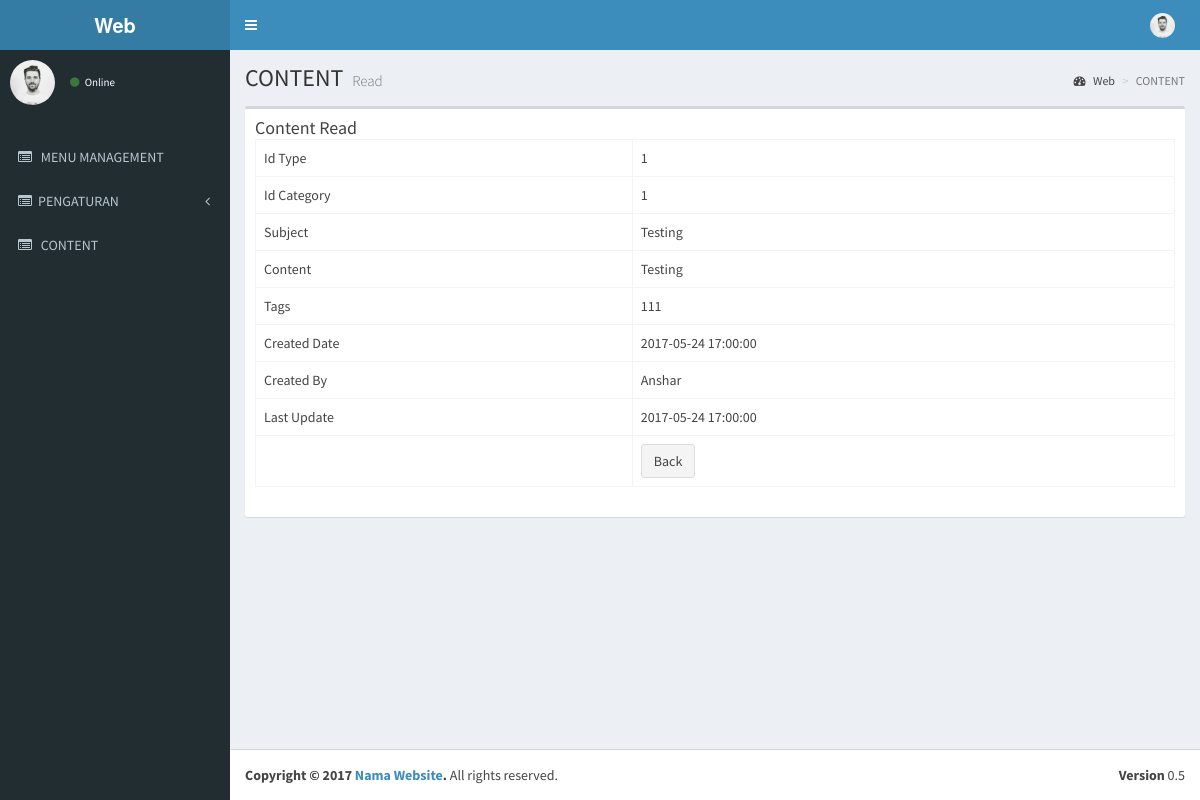
/index.php/content/read/1, run on the app's committed database.
### tables this page shows
CREATE TABLE IF NOT EXISTS `menu` (
  `id` int(11) NOT NULL AUTO_INCREMENT,
  `name` varchar(50) NOT NULL,
  `link` varchar(50) NOT NULL,
  `icon` varchar(30) NOT NULL,
  `is_active` int(1) NOT NULL,
  `is_parent` int(1) NOT NULL,
  PRIMARY KEY (`id`)
);

CREATE TABLE IF NOT EXISTS `content` (
  `id_content` int(11) NOT NULL AUTO_INCREMENT,
  `id_type` int(11) DEFAULT NULL,
  `id_category` int(11) DEFAULT NULL,
  `subject` text,
  `content` text,
  `tags` varchar(250) DEFAULT NULL,
  `created_date` timestamp NULL DEFAULT NULL,
  `created_by` text,
  `last_update` timestamp NULL DEFAULT NULL,
  PRIMARY KEY (`id_content`)
);

### application/libraries/Template.php (called while the page is built)
<?php if ( ! defined('BASEPATH')) exit('No direct script access allowed');
class Template {
		var $template_data = array();
		function set($name, $value)
		{
			$this->template_data[$name] = $value;
		}
		function load($template = '', $view = '' , $view_data = array(), $return = FALSE)
		{
			$this->CI =& get_instance();
			$this->set('contents', $this->CI->load->view($view, $view_data, TRUE));
			return $this->CI->load->view($template, $this->template_data, $return);
		}
}

### application/controllers/Content.php (called while the page is built, shortened)
<?php
class Content extends CI_Controller
{
    public function read($id)
    {
        $row = $this->Content_model->get_by_id($id);
        if ($row) {
            $data = array(
		'id_content' => $row->id_content,
		'id_type' => $row->id_type,
		'id_category' => $row->id_category,
		'subject' => $row->subject,
		'content' => $row->content,
		'tags' => $row->tags,
		'created_date' => $row->created_date,
		'created_by' => $row->created_by,
		'last_update' => $row->last_update,
		'judul' => 'CONTENT',
		'subjudul' =>'Read',
	    );
            $this->template->load('template','content_read', $data);
        } else {
            $this->session->set_flashdata('message', 'Record Not Found');
            redirect(site_url('content'));
        }
    }
}

### index.php (called while the page is built, shortened)
<?php
require_once BASEPATH.'core/CodeIgniter.php';

### application/models/Content_model.php (called while the page is built, shortened)
<?php
class Content_model extends CI_Model
{
    public $table = 'content';
    public $id = 'id_content';
    function get_by_id($id)
    {
        $this->db->where($this->id, $id);
        return $this->db->get($this->table)->row();
    }
}

### application/views/content_read.php (the view)
       <section class='content'>
         <div class='row'>
           <div class='col-xs-12'>
             <div class='box'>
               <div class='box-header'>
               <h3 class='box-title'>Content Read</h3>
       <table class="table table-bordered">
    <tr><td>Id Type</td><td><?php echo $id_type; ?></td></tr>
    <tr><td>Id Category</td><td><?php echo $id_category; ?></td></tr>
    <tr><td>Subject</td><td><?php echo $subject; ?></td></tr>
    <tr><td>Content</td><td><?php echo $content; ?></td></tr>
    <tr><td>Tags</td><td><?php echo $tags; ?></td></tr>
    <tr><td>Created Date</td><td><?php echo $created_date; ?></td></tr>
    <tr><td>Created By</td><td><?php echo $created_by; ?></td></tr>
    <tr><td>Last Update</td><td><?php echo $last_update; ?></td></tr>
    <tr><td></td><td><a href="<?php echo site_url('content') ?>" class="btn btn-default">Back</a></td></tr>
</table>
       </div>
             </div>
           </div>
         </div>
       </section>

### application/views/template.php (shortened to what this page needs)
<!DOCTYPE html>
<html>
    <head>
        <link rel="stylesheet" href="<?php echo base_url() ?>template/bootstrap/css/bootstrap.min.css">
        <link rel="stylesheet" href="<?php echo base_url() ?>template/font-awesome-4.4.0/css/font-awesome.min.css">
        <link rel="stylesheet" href="<?php echo base_url() ?>template/ionicons-2.0.1/css/ionicons.min.css">
        <link rel="stylesheet" href="<?php echo base_url() ?>template/plugins/datatables/dataTables.bootstrap.css">
        <link rel="stylesheet" href="<?php echo base_url() ?>template/dist/css/AdminLTE.min.css">
        <link rel="stylesheet" href="<?php echo base_url() ?>template/dist/css/skins/_all-skins.min.css">
    </head>
    <body class="hold-transition skin-blue sidebar-mini">
        <div class="wrapper">
            <header class="main-header">
                <a href="<?= base_url() ?>" class="logo">
                    <span class="logo-lg"><b>Web</b></span>
                </a>
                <nav class="navbar navbar-static-top" role="navigation">
                    <a href="#" class="sidebar-toggle" data-toggle="offcanvas" role="button">
                    </a>
                    <div class="navbar-custom-menu">
                        <ul class="nav navbar-nav">
                            <li class="dropdown user user-menu">
                                <a href="#" class="dropdown-toggle" data-toggle="dropdown">
                                    <img src="<?php echo base_url() ?>template/dist/img/user1-128x128.jpg" class="user-image" alt="User Image">
                                    <span class="hidden-xs"><?php print_r($this->session->userdata['username']) ?></span>
                                </a>
                                            <?php print_r($this->session->userdata['username']) ?>
                                            <small><?php print_r($this->session->userdata['email']) ?></small>
                            </li>
                        </ul>
                    </div>
                </nav>
            </header>
            <aside class="main-sidebar">
                <section class="sidebar">
                    <div class="user-panel">
                        <div class="pull-left image">
                            <img src="<?php echo base_url() ?>template/dist/img/user1-128x128.jpg" class="img-circle" alt="User Image">
                        </div>
                        <div class="pull-left info">
                            <p><?php print_r($this->session->userdata['username']) ?></p>
                            <a href="#"><i class="fa fa-circle text-success"></i> Online</a>
                        </div>
                    </div>
                    <br />
                    <ul class="sidebar-menu">
                        <?php
                        $menu = $this->db->get_where('menu', array('is_parent' => 0, 'is_active' => 1));
                        foreach ($menu->result() as $m) {
                            $submenu = $this->db->get_where('menu', array('is_parent' => $m->id, 'is_active' => 1));
                            if ($submenu->num_rows() > 0) {
                                echo "<li class='treeview'>
                                    " . anchor('#', "<i class='$m->icon'></i>" . strtoupper($m->name) . ' <i class="fa fa-angle-left pull-right"></i>') . "
                                        <ul class='treeview-menu'>";
                                echo"</ul>
                                    </li>";
                            } else {
                                echo "<li>" . anchor($m->link, "<i class='$m->icon'></i> <span>" . strtoupper($m->name)) . "</span></li>";
                            }
                        }
                        ?>
                    </ul>
                </section>
            </aside>
            <div class="content-wrapper">
                <section class="content-header">
                    <h1>
                        <?= $judul ?>
                        <small><?= $subjudul ?></small>
                    </h1>
                    <ol class="breadcrumb">
                        <li><a href="#"><i class="fa fa-dashboard"></i> Web</a></li>
                        <li class="active"><?= $judul ?></li>
                    </ol>
                </section>
                <?php
                echo $contents;
                ?>
            </div>
            <footer class="main-footer">
                <div class="pull-right hidden-xs">
                    <b>Version</b> 0.5
                </div>
                <strong>Copyright &copy; 2017 <a href="#">Nama Website</a>.</strong> All rights reserved.
            </footer>
        </div>
    </body>
</html>

### data on the page
menu: link+icon+name "MENU MANAGEMENT"
menu: icon+name "PENGATURAN"
menu: link+icon+name "CONTENT"
content: id_type "1", id_category "1", subject "Testing", content "Testing", tags "111", created_date "2017-05-24 17:00:00", created_by "Anshar", last_update "2017-05-24 17:00:00"

### other printed values
$judul "CONTENT"
$subjudul "Read"
